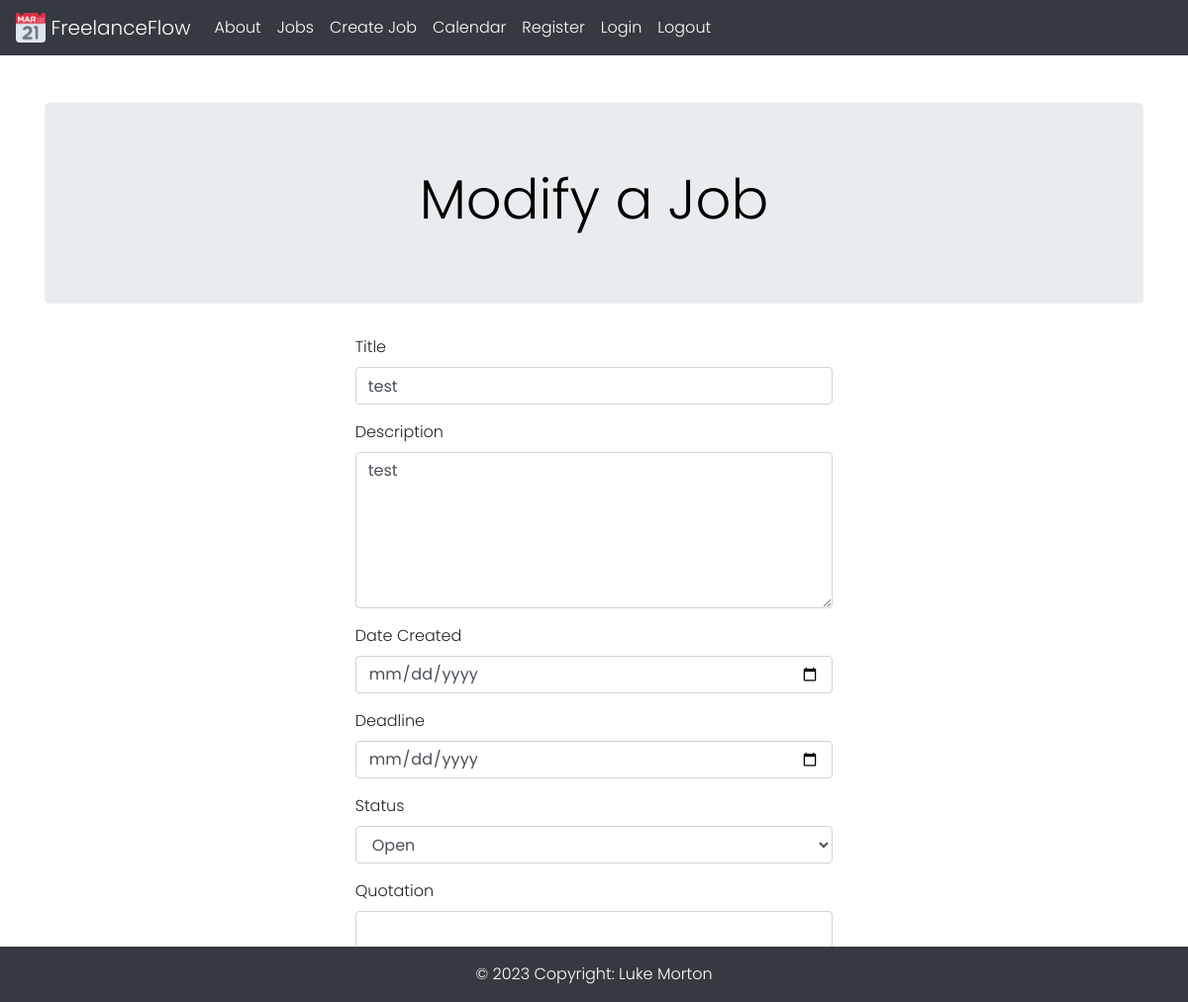
/13/modifyjob/ (signed in), run on an earlier commit of the app's database.
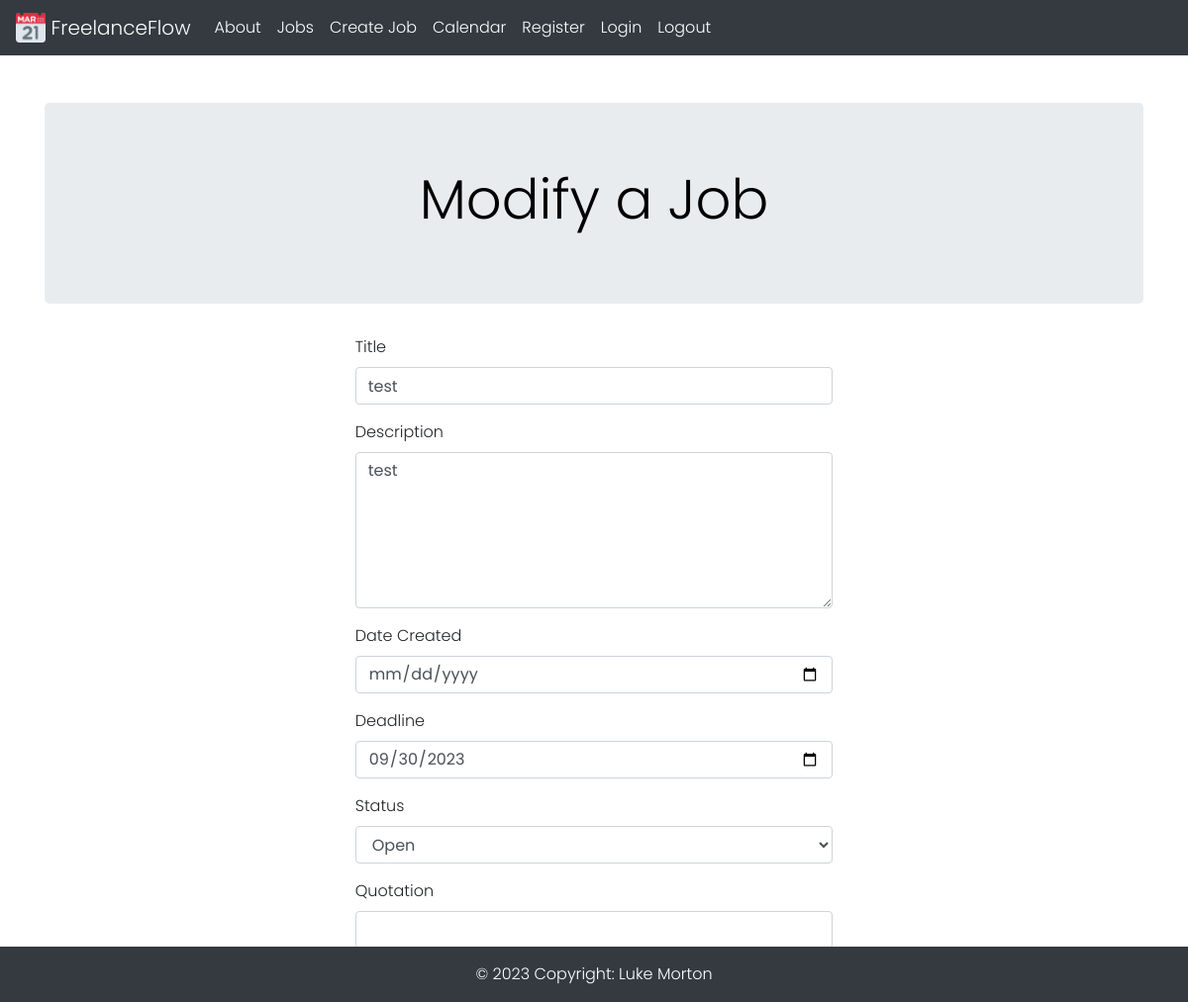
And on a later commit of the database.
### tables this page shows
CREATE TABLE Jobs (
    jobid INTEGER PRIMARY KEY AUTOINCREMENT,
    title TEXT NOT NULL,
    description TEXT NOT NULL,
    datecreated TEXT NOT NULL,
    deadline TEXT NOT NULL,
    status TEXT NOT NULL,
    quotation REAL NOT NULL,
    createdby INTEGER,
    FOREIGN KEY (createdby) REFERENCES Users(userid)
);

### application.py (the view, shortened to what this page needs)
@app.route('/<int:job_id>/modifyjob/', methods=('GET', 'POST'))
@login_required
def modifyjob(job_id):
    job = get_job(job_id)
    return render_template('modifyjob.html', job=job)

### application.py (called while the page is built)
def database_connection():
    conn = sqlite3.connect('freelanceflow.db')
    conn.row_factory = sqlite3.Row
    return conn

@login_manager.user_loader
def load_user(user_id):
    conn = database_connection()
    user_data = conn.execute('SELECT * FROM Users WHERE userid = ?', (user_id,)).fetchone()
    conn.close()
    if user_data is None:
        return None
    user = User(user_data['userid'], user_data['emailaddress'], user_data['password'], user_data['firstname'], user_data['lastname'], user_data['username'], user_data['accounttype'])
    return user

def get_job(job_id):
    conn = database_connection()
    job = conn.execute('SELECT * FROM Jobs WHERE jobid = ?', (job_id,)).fetchone()
    conn.close()
    if job is None:
        abort(404)
    return job

### templates/modifyjob.html (shortened to what this page needs)
{% extends 'base.html' %}
{% block jumbotron_title %} Modify a Job {% endblock %}
{% block content %}
    <div class="row justify-content-center">
        <div class="col-md-5">
            <form method="POST">
                <div class="form-group">
                    <label for="title">Title</label>
                    <input type="text" class="form-control" name="title" placeholder="Job title" value="{{ request.form['title'] or job['title'] }}">
                </div>
                <div class="form-group">
                    <label for="content">Description</label>
                    <textarea class="form-control" name="description" placeholder="Enter details about the job here..." rows="6">{{ request.form['description'] or job['description'] }}</textarea>
                </div>
                <div class="form-group">
                    <label for="datecreated">Date Created</label>
                    <input type="date" class="form-control" name="datecreated" value="{{ request.form['datecreated'] or job['datecreated'] }}">
                </div>
                <div class="form-group">
                    <label for="deadline">Deadline</label>
                    <input type="date" class="form-control" name="deadline" value="{{ request.form['deadline'] or job['deadline'] }}">
                </div>
                <div class="form-group">
                    <label for="status">Status</label>
                    <select class="form-control" name="status">
                        <option value="Open" {% if job['status'] == 'Open' %}selected{% endif %}>Open</option>
                    </select>
                </div>
                <div class="form-group">
                    <label for="status">Quotation</label>
                    <input type="text" class="form-control" name="quotation" aria-label="Amount (to the nearest Euro)" value="{{ request.form['quotation'] or job['quotation'] }}">
                </div>
                <button type="submit" class="btn btn-primary">Submit Changes</button>
            </form>
        </div>
    </div>
{% endblock %}

What changed in the data, as far as the page shows it:
changed Jobs "test": deadline (not shown) → "09/30/2023"
